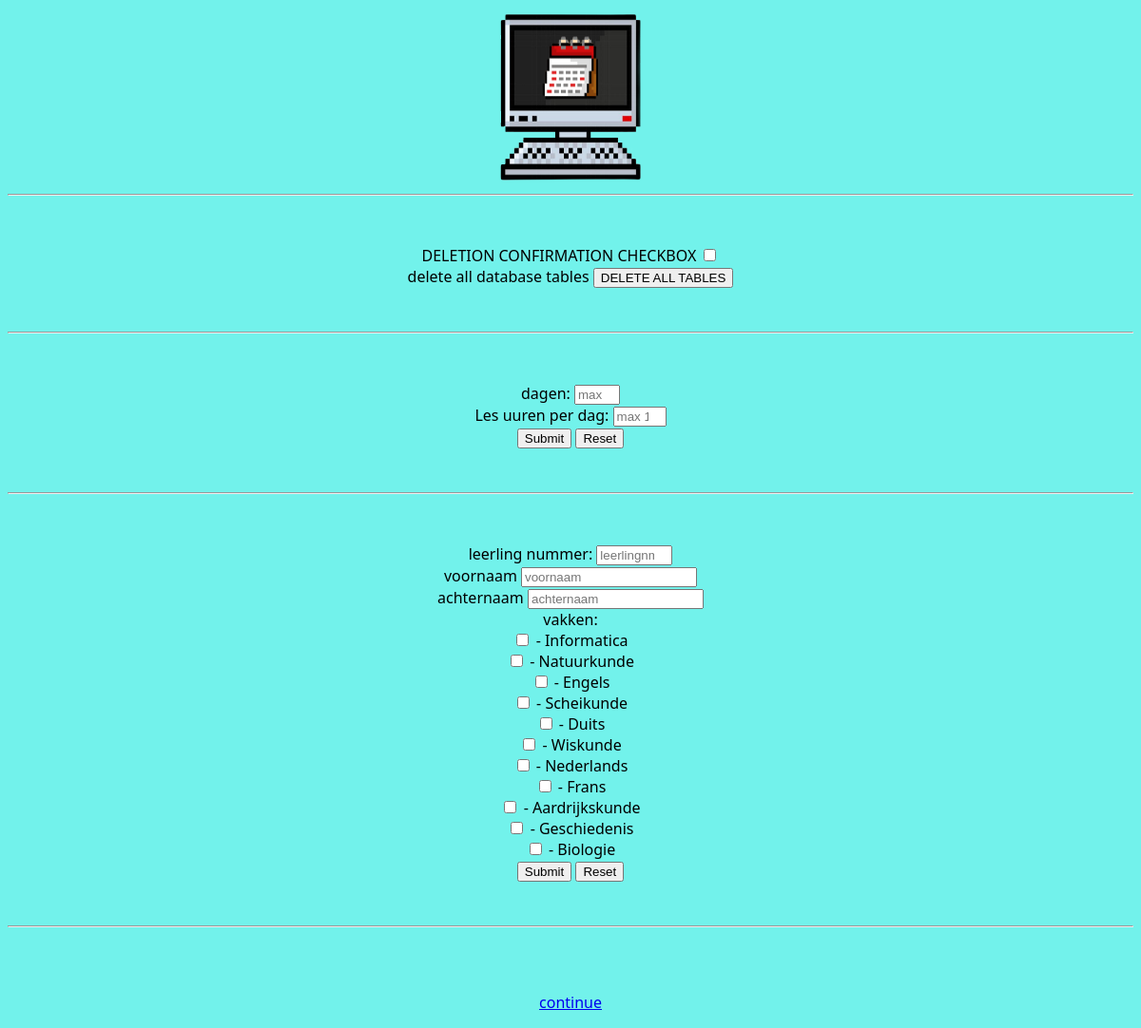
Screenshot of /invoer with the database file from the repository.
### tables this page shows
CREATE TABLE vakken (
                vakid INTEGER UNIQUE,
                vaknaam TEXT,
                vakuur INTEGER
            );

### app.py (the view, shortened to what this page needs)
@app.route('/invoer', methods=['post', 'get'])
def invoer():
    vakken = database.get_vakken().tolist()
    return render_template("menu2.html", vakken=vakken)

### database.py (called while the page is built)
def get_vakken():
    conn = sqlite3.connect("gegevens.db")
    with conn:
        c = conn.cursor()
        try:
            c.execute("""
                SELECT *
                FROM vakken
            """)
            datalist = c.fetchall()
            data = np.array(datalist)
            print("vakken opgehaalt")
        except:
            print("kon vakken niet ophalen")
        else:
            return data

### templates/Menu2.html (shortened to what this page needs)
<!DOCTYPE html>
<html lang="nl">
<head>
    <link rel="stylesheet" type="text/css" href="/static/laad.css">
</head>
<body>
    <a href="/">
        <img src="{{url_for('static', filename='logo website.png')}}" alt="Logo"
            title="The Perfect Schedule-onator 3000" width="150" height="188">
    </a>
    <br>
    <hr>
    <br><br>
    <form action="/invoer" method="post">
        <label for="delconfirm">DELETION CONFIRMATION CHECKBOX</label>
        <input type="checkbox" value="1" name="delconfirm" id="delconfirm"><br>
        <label for="droptables">delete all database tables</label>
        <input type="submit" id="droptables" name="droptables" value="DELETE ALL TABLES">
    </form>
    <br>
    <hr>
    <br><br>
    <form action="/invoer" method="post">
        <label for="dagen">dagen: </label>
        <input type="number" id="dagen" name="dagen" min="1" max="7" placeholder="max 7" size="6" required>
        <br>
        <label for="uuren_per_dag">Les uuren per dag: </label>
        <input type="number" id="uuren_per_dag" name="uuren_per_dag" min="1" max="15" placeholder="max 15" size="7"
            required>
        <br>
        <input type="submit" id="dag" name="dag" value="Submit">
        <input type="reset">
    </form>
    <br>
    <hr>
    <br><br>
    <form action="/invoer" method="post">
        <label for="leerlingnmr">leerling nummer: </label>
        <input type="number" id="leerlingnmr" name="leerlingnmr" min="0" max="32767" placeholder="leerlingnmr" required>
        <br>
        <label for="voornaam">voornaam</label>
        <input type="text" name="voornaam" id="voornaam" placeholder="voornaam" required>
        <br>
        <label for="achternaam">achternaam</label>
        <input type="text" name="achternaam" id="achternaam" placeholder="achternaam" required>
        <br>
        vakken:<br>
        {%for vak in vakken%}
        <input type="checkbox" value="{{vak[0]}}" name="vak" id="{{vak[0]}}">
        <label for="{{vak[0]}}"> - {{vak[1]}}</label>
        <br>
        {%endfor%}
        <input type="submit" id="leerling" name="leerling" value="Submit">
        <input type="reset">
    </form>
    <br>
    <hr>
    <br><br>
    <p>
        <a href="/laad">continue</a>
    </p>
</body>
</html>

### static/laad.css (style rules this page uses)
body { background-color: #72F2EB ; font-family: 'Segoe UI', Tahoma, Geneva, Verdana, sans-serif; text-align: center; }

### rows the page displays
vakken: vaknaam "Informatica"
vakken: vaknaam "Natuurkunde"
vakken: vaknaam "Engels"
vakken: vaknaam "Scheikunde"
vakken: vaknaam "Duits"
vakken: vaknaam "Wiskunde"
vakken: vaknaam "Nederlands"
vakken: vaknaam "Frans"
vakken: vaknaam "Aardrijkskunde"
vakken: vaknaam "Geschiedenis"
vakken: vaknaam "Biologie"
